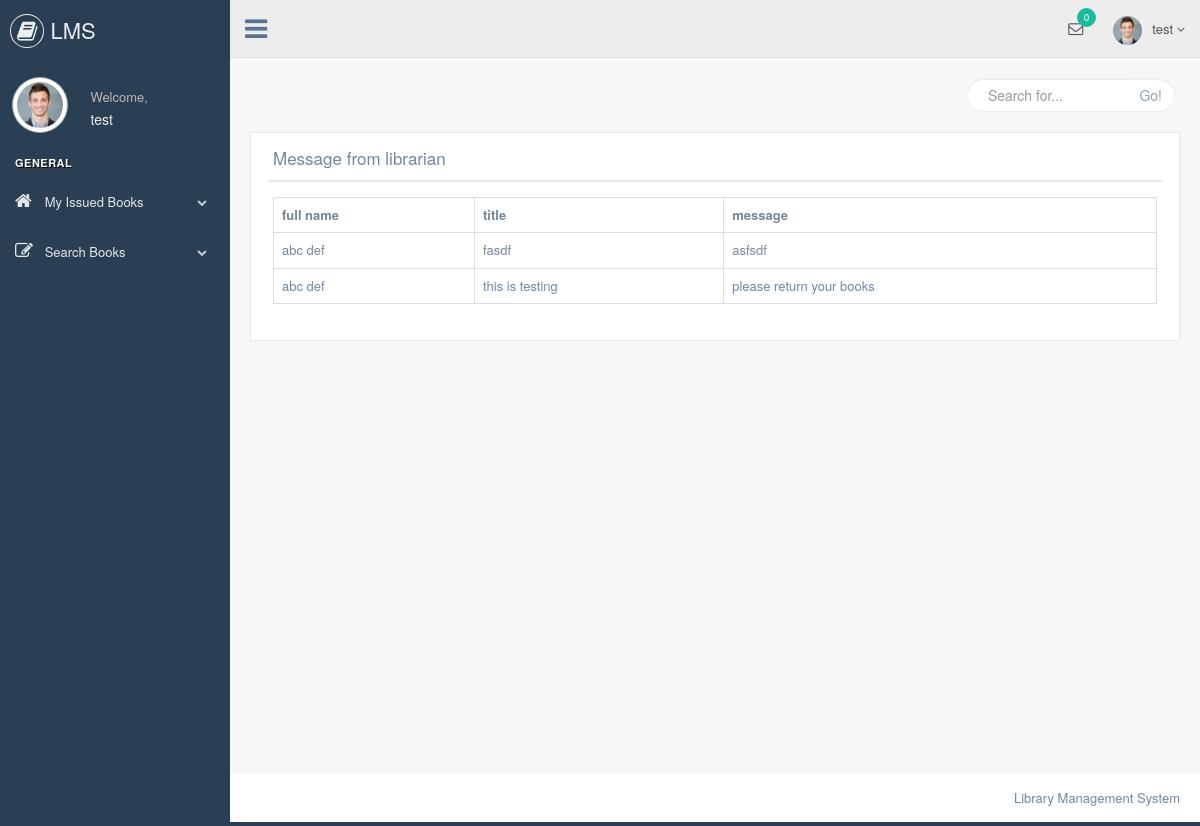
Screenshot of /student/message_from_librarian.php (signed in) with the database file from the repository.
### tables this page shows
CREATE TABLE `messages` (
  `id` int(5) NOT NULL,
  `susername` varchar(50) NOT NULL,
  `dusername` varchar(50) NOT NULL,
  `title` varchar(100) NOT NULL,
  `msg` varchar(500) NOT NULL,
  `read1` varchar(10) NOT NULL
);

CREATE TABLE `librarian_registration` (
  `id` int(5) NOT NULL,
  `firstname` varchar(50) NOT NULL,
  `lastname` varchar(50) NOT NULL,
  `username` varchar(50) NOT NULL,
  `password` varchar(50) NOT NULL,
  `email` varchar(50) NOT NULL,
  `contact` varchar(50) NOT NULL
);

### student/message_from_librarian.php (the view, shortened to what this page needs)
        <?php
    include("header.php");
    include("connection.php");
    mysqli_query($link, "UPDATE messages SET read1='y' WHERE dusername='$_SESSION[username]'");
?>
        <div class="right_col" role="main">
            <div class="">
                <div class="page-title">
                    <div class="title_left">
                    </div>
                    <div class="title_right">
                        <div class="col-md-5 col-sm-5 col-xs-12 form-group pull-right top_search">
                            <div class="input-group">
                                <input type="text" class="form-control" placeholder="Search for...">
                    <span class="input-group-btn">
                      <button class="btn btn-default" type="button">Go!</button>
                    </span>
                            </div>
                        </div>
                    </div>
                </div>
                <div class="clearfix"></div>
                <div class="row" style="min-height:500px">
                    <div class="col-md-12 col-sm-12 col-xs-12">
                        <div class="x_panel">
                            <div class="x_title">
                                <h2>Message from librarian</h2>
                                <div class="clearfix"></div>
                            </div>
                            <div class="x_content">
                                <table class="table table-bordered">
                                    <tr>
                                        <th>full name</th>
                                        <th>title</th>
                                        <th>message</th>
                                        <?php
                                        $res=mysqli_query($link, "SELECT * FROM messages WHERE dusername='$_SESSION[username]' ORDER BY id DESC");
                                        while($row=mysqli_fetch_array($res)){
                                            $res1=mysqli_query($link, "SELECT * FROM librarian_registration WHERE username='$row[susername]'");
                                            while($row1=mysqli_fetch_array($res1)){
                                                $fullname=$row1["firstname"]." ".$row1["lastname"];
                                            }
                                            echo "<tr>";
                                            echo "<td>"; echo $fullname; echo "</td>";
                                            echo "<td>"; echo $row["title"]; echo "</td>";
                                            echo "<td>"; echo $row["msg"]; echo "</td>";
                                            echo "</tr>";
                                        }
                                        ?>
                                    </tr>
                                </table>
                            </div>
                        </div>
                    </div>
                </div>
            </div>
        </div>
<?php
    include("footer.php");
?>

### rows the page displays
messages: librarian_registration.firstname+lastname "abc def", title "fasdf", msg "asfsdf"
messages: librarian_registration.firstname+lastname "abc def", title "this is testing", msg "please return your books"

### other values shown
$_SESSION["username"] "test"
$tot "0"
